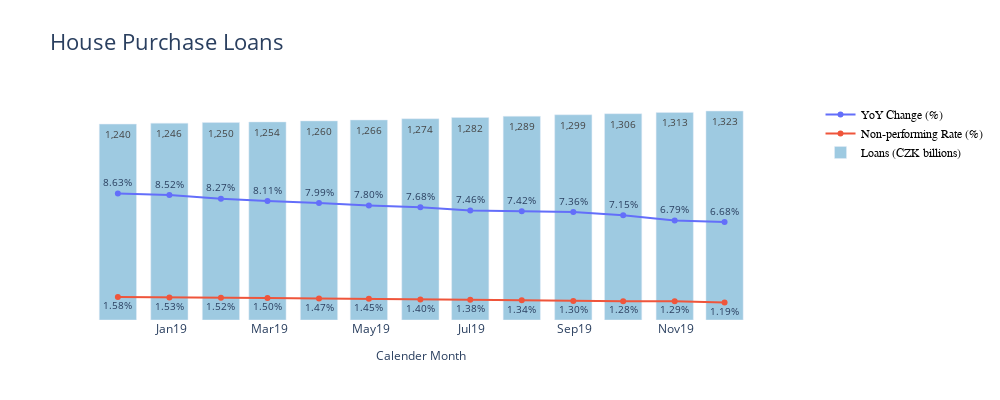

Here is the notebook cell this chart was saved with:
### Code cell
gen_chart('IND6 lending to households for house purchase total', 'House Purchase Loans', 'TotalVolume')

### Figure 1 — Plotly figure (JSON) as saved in the notebook; plotly's stock layout.template omitted (floating-point values rounded to 4 significant figures)
{"data": [{"hoverinfo": "none", "mode": "lines+markers+text", "name": "YoY Change (%)", "text": [0.0863, 0.0852, 0.0827, 0.0811, 0.0799, 0.078, 0.0768, 0.0746, 0.0742, 0.0736, 0.0715, 0.0679, 0.0668], "textfont": {"size": 10}, "textposition": "top center", "texttemplate": "%{text:.2%}", "type": "scatter", "x": ["2018-11-30T00:00:00", "2018-12-31T00:00:00", "2019-01-31T00:00:00", "2019-02-28T00:00:00", "2019-03-31T00:00:00", "2019-04-30T00:00:00", "2019-05-31T00:00:00", "2019-06-30T00:00:00", "2019-07-31T00:00:00", "2019-08-31T00:00:00", "2019-09-30T00:00:00", "2019-10-31T00:00:00", "2019-11-30T00:00:00"], "xaxis": "x", "y": [0.08628, 0.08517, 0.08272, 0.0811, 0.07985, 0.078, 0.07685, 0.07462, 0.07417, 0.07356, 0.07149, 0.06786, 0.06678], "yaxis": "y2"}, {"hoverinfo": "none", "mode": "lines+markers+text", "name": "Non-performing Rate (%)", "text": [0.0158, 0.0153, 0.0152, 0.015, 0.0147, 0.0145, 0.014, 0.0138, 0.0134, 0.013, 0.0128, 0.0129, 0.0119], "textfont": {"size": 10}, "textposition": "bottom center", "texttemplate": "%{text:.2%}", "type": "scatter", "x": ["2018-11-30T00:00:00", "2018-12-31T00:00:00", "2019-01-31T00:00:00", "2019-02-28T00:00:00", "2019-03-31T00:00:00", "2019-04-30T00:00:00", "2019-05-31T00:00:00", "2019-06-30T00:00:00", "2019-07-31T00:00:00", "2019-08-31T00:00:00", "2019-09-30T00:00:00", "2019-10-31T00:00:00", "2019-11-30T00:00:00"], "xaxis": "x", "y": [0.01577, 0.01534, 0.01521, 0.01497, 0.0147, 0.01452, 0.01402, 0.0138, 0.01342, 0.01304, 0.01284, 0.01285, 0.01194], "yaxis": "y2"}, {"hoverinfo": "none", "marker": {"color": "rgb(158,202,225)"}, "name": "Loans (CZK billions)", "text": [1240, 1246, 1250, 1254, 1260, 1266, 1274, 1282, 1289, 1299, 1306, 1313, 1323], "textfont": {"size": 10}, "textposition": "auto", "texttemplate": "%{text:,.0f}", "type": "bar", "x": ["2018-11-30T00:00:00", "2018-12-31T00:00:00", "2019-01-31T00:00:00", "2019-02-28T00:00:00", "2019-03-31T00:00:00", "2019-04-30T00:00:00", "2019-05-31T00:00:00", "2019-06-30T00:00:00", "2019-07-31T00:00:00", "2019-08-31T00:00:00", "2019-09-30T00:00:00", "2019-10-31T00:00:00", "2019-11-30T00:00:00"], "xaxis": "x", "y": [1240.0, 1246.0, 1250.0, 1254.0, 1260.0, 1266.0, 1274.0, 1282.0, 1289.0, 1299.0, 1306.0, 1313.0, 1323.0], "yaxis": "y"}], "layout": {"autosize": false, "font": {"size": 16}, "height": 400, "legend": {"font": {"color": "black", "family": "sans-serif", "size": 12}}, "paper_bgcolor": "rgba(0,0,0,0)", "plot_bgcolor": "rgba(0,0,0,0)", "showlegend": true, "title": {"text": "House Purchase Loans"}, "width": 1000, "xaxis": {"anchor": "y", "domain": [0, 0.94], "tickfont": {"size": 12}, "tickformat": "%b%y", "title": {"font": {"size": 12}, "text": "Calender Month"}}, "yaxis": {"anchor": "x", "domain": [0, 1], "tickfont": {"size": 12}, "tickformat": ",.0f", "title": {"font": {"size": 12}, "text": "Loans (CZK)"}, "visible": false}, "yaxis2": {"anchor": "x", "overlaying": "y", "range": [0, 0.15], "side": "right", "tickfont": {"size": 12}, "tickformat": ".2%", "title": {"font": {"size": 12}, "text": "YoY Change(%)/Non-performing Rate(%)"}, "visible": false}}}
